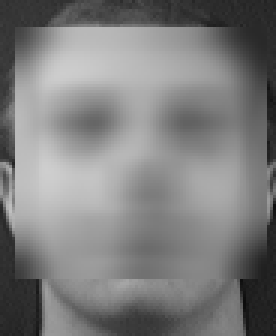
#> input picture Introduction to Information Security/info-sec-intro_final/info-sec-intro/blur/15/s19_4.png, 92 x 112 px, given as the content of the folder att_img_flat/, which was not available (shown 3 times larger)
$ python face_blurring.py
#> lines starting #> are read from the running program, lines starting #| are printed output that depends on the picture; pictures that were not available may be replaced by others from this repository, and a replacement may not be noted
# import required libraries
import cv2
import os
import numpy as np


def frontface_detection(image):
    face_cascade = cv2.CascadeClassifier("haarcascade_frontalface_default.xml")
    faces = face_cascade.detectMultiScale(image, 1.2, 2)

    return faces


def profileface_detection(image):
    face_cascade = cv2.CascadeClassifier("haarcascade_profileface.xml")
    faces = face_cascade.detectMultiScale(image, 1.5, 2)

    return faces


def blurring(image, file_name, faces, size):
    blur_img = image.copy()

    for x, y, w, h in faces:
        # apply gaussian blur to face rectangle
        roi = blur_img[y : y + h, x : x + w]
        roi = cv2.GaussianBlur(roi, (size, size), size)

        # add blurred face on original image to get final image
        blur_img[y : y + roi.shape[0], x : x + roi.shape[1]] = roi

    # save image

    cv2.imwrite(f"blur/{size}/{file_name}", blur_img)


def pixelization(image, file_name, faces, size):
    pixel_img = image.copy()

    for x, y, w, h in faces:
        roi = pixel_img[y : y + h, x : x + w]
        roi = cv2.resize(roi, (w // size, h // size), interpolation=cv2.INTER_LINEAR)
        roi = cv2.resize(roi, (w, h), interpolation=cv2.INTER_NEAREST)

        pixel_img[y : y + roi.shape[0], x : x + roi.shape[1]] = roi

    # 儲存圖片
    cv2.imwrite(f"pixel/{size}/{file_name}", pixel_img)


# [51 lines left out: function img_resize, not called in this run]


if __name__ == "__main__":
    # folder_path = "img/"
    folder_path = "att_img_flat/"
    count = 0
    num = 0

    # iterate every image in the folder
    for file_name in os.listdir(folder_path):
        if file_name.endswith(".png"):
            # read image
            img_path = os.path.join(folder_path, file_name)
            img = cv2.imread(img_path)
#> img is the input picture: shape (112, 92, 3); min 12, max 206, mean 125.8
            num += 1

            # face detection
            faces = np.append(
                np.asarray(frontface_detection(img)).reshape(-1, 4),
                np.asarray(profileface_detection(img)).reshape(-1, 4),
                axis=0,
            )
#> in frontface_detection, `faces = face_cascade.detectMultiScale(image, 1.2, 2)`: faces = [[5, 9, 86, 86]]
#> in profileface_detection, `faces = face_cascade.detectMultiScale(image, 1.5, 2)`: faces = ()
#> faces = [[5, 9, 86, 86]]
            faces = faces.astype(int)

            # process image
            if len(faces) != 0:
                blurring(img, file_name, faces, 15)
#> the loop in blurring, `for x, y, w, h in faces:` made 1 pass
                blurring(img, file_name, faces, 45)
#> call 2 of blurring, with file_name = 's19_4.png', faces = array of shape (1, 4), size = 45
#> the loop in blurring (call 2), `for x, y, w, h in faces:` made 1 pass
#> after the loop in blurring (call 2), `for x, y, w, h in faces:`:
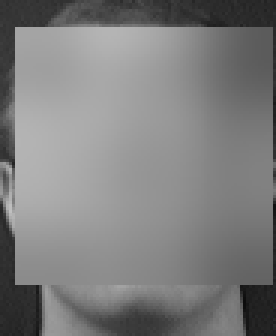
#> blur_img: shape (112, 92, 3) (shown 3 times larger); min 12, max 192, mean 126.3
                blurring(img, file_name, faces, 99)
#> call 3 of blurring, with file_name = 's19_4.png', faces = array of shape (1, 4), size = 99
#> the loop in blurring (call 3), `for x, y, w, h in faces:` made 1 pass
#> pass 1, in blurring (call 3), `roi = cv2.GaussianBlur(roi, (size, size), size)`:
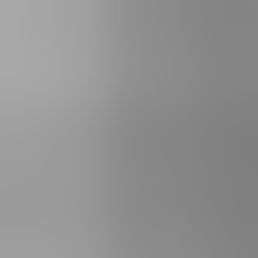
#> roi: shape (86, 86, 3) (shown 3 times larger); min 127, max 169, mean 144.9
#> after the loop in blurring (call 3), `for x, y, w, h in faces:`:
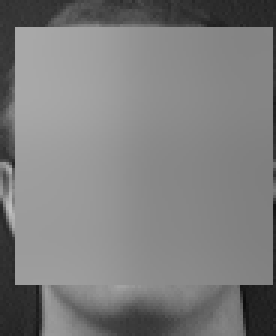
#> blur_img: shape (112, 92, 3) (shown 3 times larger); min 12, max 192, mean 126.4
                pixelization(img, file_name, faces, 4)
#> the loop in pixelization, `for x, y, w, h in faces:` made 1 pass
#> pass 1, in pixelization, `roi = cv2.resize(roi, (w, h), interpolation=cv2.INTER_NEAREST)`:
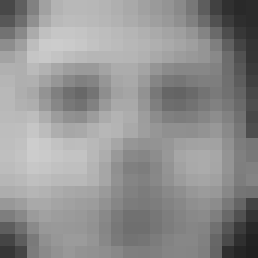
#> roi: shape (86, 86, 3) (shown 3 times larger); min 32, max 205, mean 144.2
                pixelization(img, file_name, faces, 8)
#> call 2 of pixelization, with file_name = 's19_4.png', faces = array of shape (1, 4), size = 8
#> the loop in pixelization (call 2), `for x, y, w, h in faces:` made 1 pass
#> after the loop in pixelization (call 2), `for x, y, w, h in faces:`:
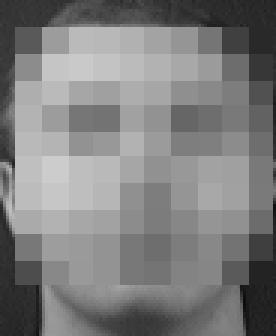
#> pixel_img: shape (112, 92, 3) (shown 3 times larger); min 12, max 204, mean 126
                pixelization(img, file_name, faces, 16)
#> call 3 of pixelization, with file_name = 's19_4.png', faces = array of shape (1, 4), size = 16
#> the loop in pixelization (call 3), `for x, y, w, h in faces:` made 1 pass
#> pass 1, in pixelization (call 3), `roi = cv2.resize(roi, (w, h), interpolation=cv2.INTER_NEAREST)`:
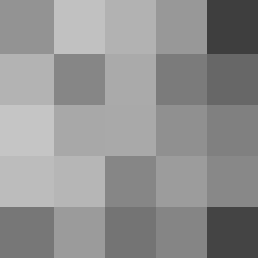
#> roi: shape (86, 86, 3) (shown 3 times larger); min 62, max 197, mean 145.6
#> after the loop in pixelization (call 3), `for x, y, w, h in faces:`:
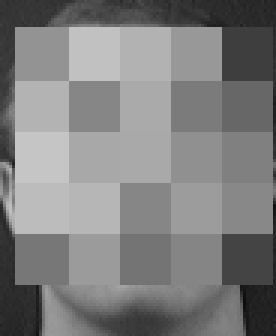
#> pixel_img: shape (112, 92, 3) (shown 3 times larger); min 12, max 197, mean 126.9
                count += 1

    print(f"success detection percentage: {count/num}")
